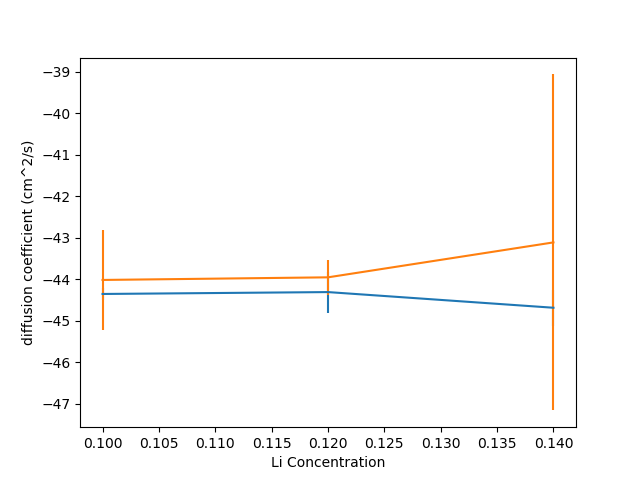

Here is the Python script that generated this plot:
# -*- coding: utf-8 -*-
"""
Created on Wed Sep 20 10:36:34 2017

@author: qstoyel
KMC code:
"""


import numpy as np
import matplotlib.pyplot as plt
import random
import time
import sys
import math
from itertools import combinations
import pickle
import itertools  # to hide all my for loop shenannigans inside of functions

"""Start Timer"""
start_timer = time.time()

"""Initiallizing useful variables"""
atom_types = ([["Li", "Vac"], [-1, 1]]
              )  # what values are assigned to which atoms in the matrix
kb_t = 0.025  # kb=~8.6*10^-5
prefactor = 10**(13)  # entropic factor from VderV paper
# in ev, constant, hop energy when the two sites on each side are occupied
dumbell_hop_energy = 1.48
# the hop probability associated with that energy
dumbell_hop_probability = prefactor * math.exp(-(dumbell_hop_energy) / kb_t)
lattice_constant = 2.8334 * 10**(-8)  # in cm
hop_histogram = np.zeros(6)

"""Building the Dictionary"""

"""Building the Dictionary"""

def get_excited_energy(lattice):
    """
    lattice values MUST BE FLOATS!
    lattice must be a 4x4x1,rotated so the hop is going from 1,1 to 2,1 endpoint, with the 2,2 nearset neighbour endpoint empty
    uses the local cluster expansion, returns the excited state energy
    """

    # -25.5985 #magic number, yay!, from difference between 10 and 16 site cluster expansions, in ev
    Li_offsite_unit_energy = -25.832
    # magic number, contribution of each of the "on site" Lithiums, in ev
    Li_unit_energy = -25.05

    if lattice[2][1][0] != atom_types[1][1]:
        sys.exit("Error: endpoint not empty!")
    if lattice[1][1][0] != atom_types[1][0]:
        sys.exit("Error: no ion to move!")
    if lattice[2][2][0] != atom_types[1][1]:
        sys.exit("Error: nearest neighbour not empty!")
    eci = [-89292.2076392, 12.0246248871, 0.5321464472, 0.6013549835, 0.6062609396, 0.5901284127, 0.5864268761,
           0.1392609219, 0.0912246106, 0.0125126163, 0.040332075]  # from LCE, energy contribution of each cluster
    # hard coded, depends on which clusters are chosen in the LCE,
    multiplicities = np.array([1, 10, 2, 2, 2, 2, 1, 1, 2, 2, 1])
    sites = np.array([lattice[2][2][0], lattice[0][0][0], lattice[1][0][0], lattice[2][0][0], lattice[0][1][0], lattice[1][2][0],
                      lattice[2][3][0], lattice[3][1][0], lattice[3][2][0], lattice[3][3][0]])  # defines the sites 0-9, as indicated in notebook
    number_of_sites = len(sites)
    number_of_clusters = len(eci)
    # the product bit of the cluster expansion, eci*expted occupancy
    product = np.zeros(number_of_clusters)
    # Li sites, not included in the cluster expansion
    li_sites_not_in_lce = list(
        [lattice[3][0][0], lattice[1][3][0], lattice[0][3][0], lattice[0][2][0]])
    # corrects for the 4 Li sites that are always full in the LCE, in ev.
    correction_for_sites_not_in_lce = (li_sites_not_in_lce.count(
        atom_types[1][1])) * (-Li_offsite_unit_energy)
    # clusters:
    # energy contribution from clusters, dot product with eci is done on the way:
    product[0] = eci[0]
    product[1] = eci[1] * sum(sites)
    product[2] = eci[2] * (sites[1] + sites[3])
    product[3] = eci[3] * (sites[4] + sites[7])
    product[4] = eci[4] * (sites[5] + sites[8])
    product[5] = eci[5] * (sites[6] + sites[9])
    product[6] = eci[6] * (sites[2])
    product[7] = eci[7] * (sites[6] * sites[9])
    product[8] = eci[8] * (sites[4] * sites[1] + sites[3] * sites[7])
    product[9] = eci[9] * (sites[4] * sites[5] *
                           sites[6] + sites[7] * sites[8] * sites[9])
    product[10] = eci[10] * (sites[1] * sites[2] * sites[3])
    excited_energy = sum(product) + correction_for_sites_not_in_lce
    return excited_energy  # returns total excited state energy, on order 90keV


def get_config_energy(input_lattice):
    """
    input_lattice values MUST BE FLOATS!
    input_lattice must be a 4x4x1, function takes input_lattice, uses the global cluster expansion to return the configurational energy of the state
    """
    lattice = np.array(
        input_lattice)  # because reinitializing, otherwise it still points to the big lattice
    # it had better be, otherwise the CE won't work,, hard coded from the cluster expansion.
    CE_lattice_size = (4, 4, 1)
    eci = [-2.333258, 0.001058, 0.045567, 0.002186, 0.000803, 0.000000, -0.000329, -0.000050, -0.000001, 0.000009, -0.000008, 0.000001, -0.000003,
           0.000000, 0.000000, -0.000000, 0.000000, 0.000000, 0.000027, 0.000001, 0.000004, 0.000001, 0.000002, 0.000003, 0.000001]  # eci, from maps
    multiplicities = np.array([1, 16, 48, 48, 48, 96, 32, 96, 32, 48, 192, 32, 192,
                               192, 96, 192, 96, 64, 48, 32, 192, 96, 48, 96, 96])  # multiplicities from maps
    # reference_energy=[-5590.22,-5564.88] #also from maps, ref.out
    # energy contribution from every Li atom in the lattice
    Li_unit_energy = -25.337714498
    # product is the the expectation values of the product of every site in a cluster
    product = np.zeros(len(eci))
    product[0] = 1.0  # by definition
    product[1] = np.average(lattice)  # also by definition
    k = 0
    # defines the product with all of the expectation values of the occupancies
    for i, j in itertools.product(range(CE_lattice_size[0]), range(CE_lattice_size[1])):
        # for k in range(CE_lattice_size[2]):#always zero, no need to loop
        # for speedup, by minimizing memory reads into lattice
        cluster_location = lattice[i][j][k]
        nearest_neighbour1 = lattice[(i + 1) % CE_lattice_size[0]][j][k]
        nearest_neighbour2 = lattice[i][(j + 1) % CE_lattice_size[1]][k]
        nearest_neighbour3 = lattice[(
            i + 1) % CE_lattice_size[0]][(j + 1) % CE_lattice_size[1]][k]
        neighbour1 = lattice[(i + 2) % CE_lattice_size[0]
                             ][(j + 1) % CE_lattice_size[1]][k]
        neighbour2 = lattice[(i + 1) % CE_lattice_size[0]
                             ][(j + 2) % CE_lattice_size[1]][k]
        # pairs
        product[2] = product[2] + (cluster_location * nearest_neighbour1 + cluster_location *
                                   nearest_neighbour2 + cluster_location * nearest_neighbour3) / multiplicities[2]
        product[3] = product[3] + (cluster_location * neighbour1 + cluster_location * neighbour2 + cluster_location *
                                   lattice[(i + 1) % CE_lattice_size[0]][(j + 3) % CE_lattice_size[1]][k]) / multiplicities[3]
        product[4] = product[4] + (cluster_location * lattice[(i + 2) % CE_lattice_size[0]][j][k] + cluster_location * lattice[i][(j + 2) %
                                                                                                                                  CE_lattice_size[1]][k] + cluster_location * lattice[(i + 2) % CE_lattice_size[0]][(j + 2) % CE_lattice_size[1]][k]) / multiplicities[4]
        product[5] = 0  # eci=0, atoms are too far away
        # triplets:
        product[6] = product[6] + (cluster_location * nearest_neighbour1 * nearest_neighbour3 +
                                   cluster_location * nearest_neighbour2 * nearest_neighbour3) / multiplicities[6]
        product[7] = product[7] + (cluster_location * nearest_neighbour1 * neighbour1 + cluster_location * nearest_neighbour3 * neighbour1 + cluster_location * nearest_neighbour3 * neighbour2 + cluster_location * nearest_neighbour2 * neighbour2 + cluster_location *
                                   nearest_neighbour2 * lattice[(i + 3) % CE_lattice_size[0]][(j + 1) % CE_lattice_size[1]][k] + cluster_location * lattice[(i + 3) % CE_lattice_size[0]][j][k] * lattice[(i + 3) % CE_lattice_size[0]][(j + 1) % CE_lattice_size[1]][k]) / multiplicities[7]
        # product[8]+(cluster_location*neighbour1*neighbour2+cluster_location*lattice[(i+3)%CE_lattice_size[0]][(j+1)%CE_lattice_size[1]][k]*neighbour2)/multiplicities[8]
        product[8] = 0
        product[9] = product[9] + (cluster_location * nearest_neighbour1 * lattice[(i + 2) % CE_lattice_size[0]][j][k] + cluster_location * nearest_neighbour2 * lattice[i][(
            j + 2) % CE_lattice_size[1]][k] + cluster_location * nearest_neighbour3 * lattice[(i + 2) % CE_lattice_size[0]][(j + 2) % CE_lattice_size[1]][k]) / multiplicities[9]
        # quartics
        product[18] = product[18] + (cluster_location * nearest_neighbour1 * nearest_neighbour3 * neighbour1 + cluster_location * nearest_neighbour3 * nearest_neighbour2 * neighbour2 +
                                     cluster_location * nearest_neighbour2 * lattice[(i + 3) % CE_lattice_size[0]][j][k] * lattice[(i + 3) % CE_lattice_size[0]][(j + 1) % CE_lattice_size[1]][k]) / multiplicities[18]
    energy_no_li = -89038.093349139890911  # the groundstate energy, in ev
    # contribution from having n li, ev
    energy_from_li = np.count_nonzero(
        lattice == atom_types[1][0]) * Li_unit_energy
    # tiny, energy per cite (order meVs), contribution from configuration, in ev
    energy_from_CE = np.dot(multiplicities * product, eci)
    # print "CE energy: " +str(energy_from_CE)
    lattice_energy = energy_no_li + energy_from_li + energy_from_CE
    return lattice_energy  # total energy of 4x4 lattice (order keV) ~=90kev


def lattice_convert(lattice):
    """function that takes a lattice and converts it into a 16 digit int """

    lattice = np.reshape(lattice, 16).astype(int).astype(str)
    s = "".join(lattice)
    return int(s)


def dictionary_builder():  # creates a dictionary that contains the hop probailities for all of the lattice combinations, must be rerun for each temperature
    master_dictionary = {}
    dict_lattice = np.array([[1.],  [1.],  [1.],  [1.], [
                            1.],  [-1.],  [1.],  [1.], [1.],  [1.],  [1.],  [1.], [1.],  [1.],  [1.],  [1.]]) + 2
    dict_values = [1, 3]
    for a0 in dict_values:  # ignore some sites (start (5), end(9) and NN(10))
        dict_lattice[0] = a0
        for a1 in dict_values:
            dict_lattice[1] = a1
            for a2 in dict_values:
                dict_lattice[2] = a2
                for a3 in dict_values:
                    dict_lattice[3] = a3
                    for a4 in dict_values:
                        dict_lattice[4] = a4
                        for a7 in dict_values:
                            dict_lattice[7] = a7
                            for a8 in dict_values:
                                dict_lattice[8] = a8
                                for a6 in dict_values:  # there is a rogue transpose in here somewhere, which screwed up the numbering
                                    dict_lattice[6] = a6
                                    for a11 in dict_values:
                                        dict_lattice[11] = a11
                                        for a12 in dict_values:
                                            dict_lattice[12] = a12
                                            for a13 in dict_values:
                                                dict_lattice[13] = a13
                                                for a14 in dict_values:
                                                    dict_lattice[14] = a14
                                                    for a15 in dict_values:
                                                        dict_lattice[15] = a15
                                                        dictionary_key = lattice_convert(
                                                            dict_lattice)  # the tag for each structure
                                                        working_lattice = (np.reshape(
                                                            dict_lattice, (4, 4, 1))) - 2
                                                        master_dictionary[dictionary_key] = get_hop_probability(
                                                            working_lattice, prefactor, kb_t)  # write the probailities to the dicitonary
    pickle.dump(master_dictionary, open("master_dictionary.p", "wb+"),
                pickle.HIGHEST_PROTOCOL)  # saves dictionary to pickle


def get_hop_probability(local_lattice, prefactor, kb_t):
    """
    given an input lattice with a hoping ion on from the 1,1 site, to the 1,2 site,
    this function returns the probability of the hop
        """
    use_dictionary_mode = True  # toggles dicitonary option
    if use_dictionary_mode == False:
        drift_potential = 0  # in V, to apply an external field
        # dot products the potential
        drift_directions = np.array(
            [1, 0.5, -0.5, -1, -0.5, 0.5]) * drift_potential
        # calculates excited and groundstate energies to get barrier
        hop_energy = get_excited_energy(
            local_lattice) - get_config_energy(local_lattice)
        probability = prefactor * \
            math.exp(-(hop_energy) / kb_t)  # the stat mech bit
        # dictionary_builder() #build the master_dictionary and save to file
    else:
        # deals with negatives/0 in lattice, make it a list of 1 and 3's instead of 1's and -1's
        local_lattice = local_lattice + 2
        # collapse the lattice into the dictionary key
        lattice_key = lattice_convert(local_lattice)
        # get the probability from the dictionary
        probability = master_dictionary[lattice_key]
    return probability


"""To make a KMC step"""


def kmc_evolve(mc_lattice, hop_probability_matrix, startpoint, endpoint, use_initialize_mode):
    """function that updates the hop_probability_matrix after a hop has occured, updating only the effected probabilities, startpoint,endpoint are passed as lists: [i,j,k], if use_initialize_mode is True, it does it for the full lattice"""

    if use_initialize_mode == True:
        hop_probability_matrix = np.tile(
            np.zeros(6), (mc_lattice_size[0], mc_lattice_size[1], mc_lattice_size[2], 1))
        max_i = mc_lattice_size[0]
        max_j = mc_lattice_size[1]
        max_k = mc_lattice_size[2]
        min_i = 0
        min_j = 0
        min_k = 0
    elif use_initialize_mode == False:
        # which atoms are affected by a hop, 2,3's defined by the local lattice size
        max_i = max([startpoint[0], endpoint[0]]) + 3
        max_j = max([startpoint[1], endpoint[1]]) + 3
        min_i = min([startpoint[0], endpoint[0]]) - 2
        min_j = min([startpoint[1], endpoint[1]]) - 2
        max_k = 1
        min_k = 0  # 2d case

    for i, j, k in itertools.product(range(min_i, max_i), range(min_j, max_j), range(min_k, max_k)):

        i = i % mc_lattice_size[0]  # periodic boundary conditions
        j = j % mc_lattice_size[1]

        hop_start_point = float(mc_lattice[i][j][k])
        # list of probabilities for atom to go to each endpoint, reset for each atom
        hop_probability_by_site = np.zeros(6)

        # is there an ion on the site at the start of the cycle?
        if int(hop_start_point) == int(atom_types[1][0]):
            endpoint_mc_lattice_indices = np.array([[i + 1, j], [i, j + 1], [i - 1, j + 1], [i - 1, j], [
                                                   i, j - 1], [i + 1, j - 1]])  # indices in the mc_lattice where this atom can hop
            endpoint_occupancy = np.array([mc_lattice[endpoint_mc_lattice_indices[0][0] % mc_lattice_size[0]][endpoint_mc_lattice_indices[0][1] % mc_lattice_size[1]][0], mc_lattice[endpoint_mc_lattice_indices[1][0] % mc_lattice_size[0]][endpoint_mc_lattice_indices[1][1] % mc_lattice_size[1]][0],
                                           mc_lattice[endpoint_mc_lattice_indices[2][0] % mc_lattice_size[0]][endpoint_mc_lattice_indices[2][1] % mc_lattice_size[1]][0], mc_lattice[endpoint_mc_lattice_indices[3][0] % mc_lattice_size[0]
                                                                                                                                                                                     ][endpoint_mc_lattice_indices[3][1] % mc_lattice_size[1]][0], mc_lattice[endpoint_mc_lattice_indices[4][0] % mc_lattice_size[0]][endpoint_mc_lattice_indices[4][1] % mc_lattice_size[1]][0],
                                           mc_lattice[endpoint_mc_lattice_indices[5][0] % mc_lattice_size[0]][endpoint_mc_lattice_indices[5][1] % mc_lattice_size[1]][0]])
            # loop to define local lattice, based on endpoint and nearest neighhbour occupancy (direction indepenance), creates hop_probability_by_site a vector with probability/per site of hops
            for (endpoint_index, endpoint) in list(enumerate(endpoint_mc_lattice_indices)):
                # some endpoints have 2 valid paths, they will have increased probabilities
                probability_multiplier = 1
                hop_end_point = float(
                    mc_lattice[endpoint[0] % mc_lattice_size[0]][endpoint[1] % mc_lattice_size[1]][0])
                # is this endpoint clear? if not probability of a hop to it is zero
                if int(hop_end_point) == int(atom_types[1][0]):
                    hop_probability_by_site[endpoint_index] = 0
                    # vaccancy_count=vaccancy_count-1
                # local lattice is the 4x4x1 lattice that the cluster expansions know, the if statements are to make it direction independent, hop goes from 1,1 to 2,1 endpoint
                elif int(hop_end_point) == int(atom_types[1][1]):
                    # if both adjacent sites are empty, probability of going here is doubled
                    if endpoint_occupancy[endpoint_index - 1] == atom_types[1][1] and endpoint_occupancy[(endpoint_index + 1) % len(endpoint_occupancy)] == atom_types[1][1]:
                        probability_multiplier = 2
                    # if both sites adjacent to the hop are occupied, our atom follows a straight line path (dumbell) with a fixed probability
                    if endpoint_occupancy[endpoint_index - 1] == atom_types[1][0] and endpoint_occupancy[(endpoint_index + 1) % len(endpoint_occupancy)] == atom_types[1][0]:
                        hop_probability_by_site[endpoint_index] = dumbell_hop_probability
                        # dumbell_path_count+=1
                    else:
                        if endpoint_index == 0:
                            if endpoint_occupancy[5] == atom_types[1][1]:
                                local_lattice = np.array([[[mc_lattice[i - 1][(j + 1) % mc_lattice_size[1]][k]], [mc_lattice[i][(j + 1) % mc_lattice_size[1]][k]], [mc_lattice[(i + 1) % mc_lattice_size[0]][(j + 1) % mc_lattice_size[1]][k]], [mc_lattice[(i + 2) % mc_lattice_size[0]][(j + 1) % mc_lattice_size[0]][k]]], [[mc_lattice[i - 1][j][k]], [hop_start_point], [hop_end_point], [mc_lattice[(
                                    i + 2) % mc_lattice_size[0]][j][k]]], [[mc_lattice[i - 1][j - 1][k]], [mc_lattice[i][j - 1][k]], [mc_lattice[(i + 1) % mc_lattice_size[0]][j - 1][k]], [mc_lattice[(i + 2) % mc_lattice_size[0]][j - 1][k]]], [[mc_lattice[i - 1][j - 2][k]], [mc_lattice[i][j - 2][k]], [mc_lattice[(i + 1) % mc_lattice_size[0]][j - 2][k]], [mc_lattice[(i + 2) % mc_lattice_size[0]][j - 2][k]]]])  # good
                            elif endpoint_occupancy[1] == atom_types[1][1]:
                                local_lattice = np.array([[[mc_lattice[i][j - 1][k]], [mc_lattice[(i + 1) % mc_lattice_size[0]][j - 1][k]], [mc_lattice[(i + 2) % mc_lattice_size[0]][j - 1][k]], [mc_lattice[(i + 3) % mc_lattice_size[0]][j - 1][k]]], [[mc_lattice[i - 1][j][k]], [hop_start_point], [hop_end_point], [mc_lattice[(i + 2) % mc_lattice_size[0]][j][k]]], [[mc_lattice[i - 2][(j + 1) % mc_lattice_size[1]][k]], [
                                                         mc_lattice[i - 1][(j + 1) % mc_lattice_size[1]][k]], [mc_lattice[i][(j + 1) % mc_lattice_size[1]][k]], [mc_lattice[(i + 1) % mc_lattice_size[0]][(j + 1) % mc_lattice_size[1]][k]]], [[mc_lattice[i - 3][(j + 2) % mc_lattice_size[1]][k]], [mc_lattice[i - 2][(j + 2) % mc_lattice_size[1]][k]], [mc_lattice[i - 1][(j + 2) % mc_lattice_size[1]][k]], [mc_lattice[i][(j + 2) % mc_lattice_size[1]][k]]]])  # good
                        elif endpoint_index == 1:
                            if endpoint_occupancy[2] == atom_types[1][1]:
                                local_lattice = np.array([[[mc_lattice[(i + 1) % mc_lattice_size[0]][j - 1][k]], [mc_lattice[(i + 1) % mc_lattice_size[0]][j][k]], [mc_lattice[(i + 1) % mc_lattice_size[0]][(j + 1) % mc_lattice_size[1]][k]], [mc_lattice[(i + 1) % mc_lattice_size[0]][(j + 2) % mc_lattice_size[1]][k]]], [[mc_lattice[i][j - 1][k]], [hop_start_point], [hop_end_point], [mc_lattice[i][(
                                    j + 2) % mc_lattice_size[1]][k]]], [[mc_lattice[i - 1][j - 1][k]], [mc_lattice[i - 1][j][k]], [mc_lattice[i - 1][(j + 1) % mc_lattice_size[1]][k]], [mc_lattice[i - 1][(j + 2) % mc_lattice_size[1]][k]]], [[mc_lattice[i - 2][j - 1][k]], [mc_lattice[i - 2][j][k]], [mc_lattice[i - 2][(j + 1) % mc_lattice_size[1]][k]], [mc_lattice[i - 2][(j + 2) % mc_lattice_size[1]][k]]]])  # good
                            elif endpoint_occupancy[0] == atom_types[1][1]:
                                local_lattice = np.array([[[mc_lattice[i - 1][j][k]], [mc_lattice[i - 1][(j + 1) % mc_lattice_size[1]][k]], [mc_lattice[i - 1][(j + 2) % mc_lattice_size[1]][k]], [mc_lattice[i - 1][(j + 3) % mc_lattice_size[1]][k]]], [[mc_lattice[i][j - 1][k]], [hop_start_point], [hop_end_point], [mc_lattice[i][(j + 2) % mc_lattice_size[1]][k]]], [[mc_lattice[(i + 1) % mc_lattice_size[0]][j - 2][k]], [mc_lattice[(
                                    i + 1) % mc_lattice_size[0]][j - 1][k]], [mc_lattice[(i + 1) % mc_lattice_size[0]][j][k]], [mc_lattice[(i + 1) % mc_lattice_size[0]][(j + 1) % mc_lattice_size[1]][k]]], [[mc_lattice[(i + 2) % mc_lattice_size[0]][j - 3][k]], [mc_lattice[(i + 2) % mc_lattice_size[0]][j - 2][k]], [mc_lattice[(i + 2) % mc_lattice_size[0]][j - 1][k]], [mc_lattice[(i + 2) % mc_lattice_size[0]][j][k]]]])  # good
                        elif endpoint_index == 2:
                            if endpoint_occupancy[1] == atom_types[1][1]:
                                local_lattice = np.array([[[mc_lattice[i][j - 1][k]], [mc_lattice[i - 1][j][k]], [mc_lattice[i - 2][(j + 1) % mc_lattice_size[1]][k]], [mc_lattice[i - 3][(j + 2) % mc_lattice_size[1]][k]]], [[mc_lattice[(i + 1) % mc_lattice_size[0]][j - 1][k]], [hop_start_point], [hop_end_point], [mc_lattice[i - 2][(j + 2) % mc_lattice_size[1]][k]]], [[mc_lattice[(i + 2) % mc_lattice_size[0]][j - 1][k]], [mc_lattice[(
                                    i + 1) % mc_lattice_size[0]][j][k]], [mc_lattice[i][(j + 1) % mc_lattice_size[1]][k]], [mc_lattice[i - 1][(j + 2) % mc_lattice_size[1]][k]]], [[mc_lattice[(i + 2) % mc_lattice_size[0]][j][k]], [mc_lattice[(i + 1) % mc_lattice_size[0]][(j + 1) % mc_lattice_size[1]][k]], [mc_lattice[i][(j + 2) % mc_lattice_size[1]][k]], [mc_lattice[(i + 2) % mc_lattice_size[0]][(j + 2) % mc_lattice_size[1]][k]]]])  # good
                            elif endpoint_occupancy[3] == atom_types[1][1]:
                                local_lattice = np.array([[[mc_lattice[(i + 1) % mc_lattice_size[0]][j][k]], [mc_lattice[i][(j + 1) % mc_lattice_size[1]][k]], [mc_lattice[i - 1][(j + 2) % mc_lattice_size[1]][k]], [mc_lattice[i - 2][(j + 3) % mc_lattice_size[1]][k]]], [[mc_lattice[(i + 1) % mc_lattice_size[0]][j - 1][k]], [hop_start_point], [hop_end_point], [mc_lattice[i - 2][(
                                    j + 2) % mc_lattice_size[1]][k]]], [[mc_lattice[(i + 1) % mc_lattice_size[0]][j - 2][k]], [mc_lattice[i][j - 1][k]], [mc_lattice[i - 1][j][k]], [mc_lattice[i - 2][(j + 1) % mc_lattice_size[1]][k]]], [[mc_lattice[(i + 1) % mc_lattice_size[0]][j - 3][k]], [mc_lattice[i][j - 2][k]], [mc_lattice[i - 1][j - 1][k]], [mc_lattice[i - 2][j][k]]]])  # good
                        elif endpoint_index == 3:
                            if endpoint_occupancy[2] == atom_types[1][1]:
                                local_lattice = np.array([[[mc_lattice[(i + 1) % mc_lattice_size[0]][j - 1][k]], [mc_lattice[i][j - 1][k]], [mc_lattice[i - 1][j - 1][k]], [mc_lattice[i - 2][j - 1][k]]], [[mc_lattice[(i + 1) % mc_lattice_size[0]][j][k]], [hop_start_point], [hop_end_point], [mc_lattice[i - 2][j][k]]], [[mc_lattice[(i + 1) % mc_lattice_size[0]][(j + 1) % mc_lattice_size[1]][k]], [mc_lattice[i][(
                                    j + 1) % mc_lattice_size[1]][k]], [mc_lattice[i - 1][(j + 1) % mc_lattice_size[1]][k]], [mc_lattice[i - 2][(j + 1) % mc_lattice_size[1]][k]]], [[mc_lattice[(i + 1) % mc_lattice_size[0]][(j + 2) % mc_lattice_size[1]][k]], [mc_lattice[i][(j + 2) % mc_lattice_size[1]][k]], [mc_lattice[i - 1][(j + 2) % mc_lattice_size[1]][k]], [mc_lattice[i - 2][(j + 2) % mc_lattice_size[1]][k]]]])  # good
                            elif endpoint_occupancy[4] == atom_types[1][1]:
                                local_lattice = np.array([[[mc_lattice[i][(j + 1) % mc_lattice_size[1]][k]], [mc_lattice[i - 1][(j + 1) % mc_lattice_size[1]][k]], [mc_lattice[i - 2][(j + 1) % mc_lattice_size[1]][k]], [mc_lattice[i - 3][(j + 1) % mc_lattice_size[1]][k]]], [[mc_lattice[(i + 1) % mc_lattice_size[0]][j][k]], [hop_start_point], [hop_end_point], [mc_lattice[i - 2][j][k]]], [
                                                         [mc_lattice[(i + 2) % mc_lattice_size[0]][j - 1][k]], [mc_lattice[(i + 1) % mc_lattice_size[0]][j - 1][k]], [mc_lattice[i][j - 1][k]], [mc_lattice[i - 1][j - 1][k]]], [[mc_lattice[(i + 3) % mc_lattice_size[0]][j - 2][k]], [mc_lattice[(i + 2) % mc_lattice_size[0]][j - 2][k]], [mc_lattice[(i + 1) % mc_lattice_size[0]][j - 2][k]], [mc_lattice[i][j - 2][k]]]])  # good
                        elif endpoint_index == 4:
                            if endpoint_occupancy[3] == atom_types[1][1]:
                                local_lattice = np.array([[[mc_lattice[(i + 1) % mc_lattice_size[0]][j][k]], [mc_lattice[(i + 1) % mc_lattice_size[0]][j - 1][k]], [mc_lattice[(i + 1) % mc_lattice_size[0]][j - 2][k]], [mc_lattice[(i + 1) % mc_lattice_size[0]][j - 3][k]]], [[mc_lattice[i][(j + 1) % mc_lattice_size[1]][k]], [hop_start_point], [hop_end_point], [mc_lattice[i][j - 2][k]]], [
                                                         [mc_lattice[i - 1][(j + 2) % mc_lattice_size[1]][k]], [mc_lattice[i - 1][(j + 1) % mc_lattice_size[0]][k]], [mc_lattice[i - 1][j][k]], [mc_lattice[i - 1][j - 1][k]]], [[mc_lattice[i - 2][(j + 3) % mc_lattice_size[1]][k]], [mc_lattice[i - 2][(j + 2) % mc_lattice_size[1]][k]], [mc_lattice[i - 2][(j + 1) % mc_lattice_size[1]][k]], [mc_lattice[i - 2][j][k]]]])  # good
                            elif endpoint_occupancy[5] == atom_types[1][1]:
                                local_lattice = np.array([[[mc_lattice[i - 1][(j + 1) % mc_lattice_size[1]][k]], [mc_lattice[i - 1][j][k]], [mc_lattice[i - 1][j - 1][k]], [mc_lattice[i - 2][j - 2][k]]], [[mc_lattice[i][(j + 1) % mc_lattice_size[1]][k]], [hop_start_point], [hop_end_point], [mc_lattice[i][j - 2][k]]], [[mc_lattice[(i + 1) % mc_lattice_size[0]][(j + 1) % mc_lattice_size[1]][k]], [mc_lattice[(
                                    i + 1) % mc_lattice_size[0]][j][k]], [mc_lattice[(i + 1) % mc_lattice_size[0]][j - 1][k]], [mc_lattice[(i + 1) % mc_lattice_size[0]][j - 2][k]]], [[mc_lattice[(i + 2) % mc_lattice_size[0]][(j + 1) % mc_lattice_size[1]][k]], [mc_lattice[(i + 2) % mc_lattice_size[0]][j][k]], [mc_lattice[(i + 2) % mc_lattice_size[0]][j - 1][k]], [mc_lattice[(i + 2) % mc_lattice_size[0]][j - 2][k]]]])  # good
                        elif endpoint_index == 5:
                            if endpoint_occupancy[4] == atom_types[1][1]:
                                local_lattice = np.array([[[mc_lattice[i][(j + 1) % mc_lattice_size[1]][k]], [mc_lattice[(i + 1) % mc_lattice_size[0]][j][k]], [mc_lattice[(i + 2) % mc_lattice_size[0]][j - 1][k]], [mc_lattice[(i + 3) % mc_lattice_size[0]][j - 2][k]]], [[mc_lattice[i - 1][(j + 1) % mc_lattice_size[1]][k]], [hop_start_point], [hop_end_point], [mc_lattice[(
                                    i + 2) % mc_lattice_size[0]][j - 2][k]]], [[mc_lattice[i - 2][(j + 1) % mc_lattice_size[1]][k]], [mc_lattice[i - 1][j][k]], [mc_lattice[i][j - 1][k]], [mc_lattice[(i + 1) % mc_lattice_size[0]][j - 2][k]]], [[mc_lattice[i - 3][(j + 1) % mc_lattice_size[1]][k]], [mc_lattice[i - 2][j][k]], [mc_lattice[i - 1][j - 1][k]], [mc_lattice[i][j - 2][k]]]])  # good
                            elif endpoint_occupancy[0] == atom_types[1][1]:
                                local_lattice = np.array([[[mc_lattice[i - 1][j][k]], [mc_lattice[i][j - 1][k]], [mc_lattice[(i + 1) % mc_lattice_size[0]][j - 2][k]], [mc_lattice[(i + 2) % mc_lattice_size[0]][j - 3][k]]], [[mc_lattice[i - 1][(j + 1) % mc_lattice_size[1]][k]], [hop_start_point], [hop_end_point], [mc_lattice[(i + 2) % mc_lattice_size[0]][j - 2][k]]], [[mc_lattice[i - 1][(j + 2) % mc_lattice_size[1]][k]], [
                                                         mc_lattice[i][(j + 1) % mc_lattice_size[1]][k]], [mc_lattice[(i + 1) % mc_lattice_size[0]][j][k]], [mc_lattice[(i + 2) % mc_lattice_size[0]][j - 1][k]]], [[mc_lattice[i - 1][(j + 3) % mc_lattice_size[1]][k]], [mc_lattice[i][(j + 2) % mc_lattice_size[1]][k]], [mc_lattice[(i + 1) % mc_lattice_size[0]][(j + 1) % mc_lattice_size[1]][k]], [mc_lattice[(i + 2) % mc_lattice_size[0]][j][k]]]])  # good

                        hop_probability_by_site[endpoint_index] = probability_multiplier * get_hop_probability(np.transpose(
                            local_lattice, (1, 0, 2)), prefactor, kb_t)  # gets the themal probability of the hop in question

                        # tetrahedral_path_count+=1*probability_multiplier
                endpoint_index = endpoint_index + 1
            hop_probability_matrix[i][j][k] = hop_probability_by_site[:]

        # if there is no atom to move,hop probabilities are zero
        elif int(hop_start_point) == int(atom_types[1][1]):
            hop_probability_matrix[i][j][k] = np.zeros(6)
    return hop_probability_matrix


def kmc_step(mc_lattice, input_distance_lattice, input_hop_probability_matrix, use_presimulation_mode):
    """main monte carlo loop step
    runs KMC evolve as many times as there are atoms, records all hops in distance_lattice, and updates the distance_lattice as it goes. if use_presimulation_mode is true, the distances and times will not be updated
    """
    distance_lattice = np.array(
        input_distance_lattice)  # the distance_lattice from the previous run, lattice filled with the starting indices of each atom located in the position they are now
    # the hop probability lattice associated with this position
    hop_probability_matrix = np.array(input_hop_probability_matrix)
    time_step_per_hop = 0  # how long for individual hop
    time_step_per_kmcstep = 0  # how long for this step
    k = 0  # 2d case

    # do as many steps as there are ions
    for hop in range(int(mc_lattice_size[0] * mc_lattice_size[1] * mc_lattice_size[2] * Li_concentration)):
        # gamma as defined in VDVen paper,
        gamma = np.sum(hop_probability_matrix)
        # a list of probabilities, 6 for each atom one for each possible endpoint.  Monotonically increasing (cumsum)from 0-1 (normalized by the gamma)
        normalized_hop_probabilities = np.cumsum(
            hop_probability_matrix) / gamma
        rho = np.random.uniform(0, 1)  # the random number
        hop_master_index = np.searchsorted(
            normalized_hop_probabilities, rho)  # get master index of hop
        # get which endpoint the ion hopped to (number between 0-5)
        endpoint_index = hop_master_index % 6
        # mc_lattice indices of hop start point
        hopping_ion_i = (hop_master_index // 6) // mc_lattice_size[0]
        hopping_ion_j = (hop_master_index // 6) % mc_lattice_size[0]
        hop_endpoints = np.array([[hopping_ion_i + 1, hopping_ion_j], [hopping_ion_i, hopping_ion_j + 1], [hopping_ion_i - 1, hopping_ion_j + 1], [hopping_ion_i - 1,
                                                                                                                                                   hopping_ion_j], [hopping_ion_i, hopping_ion_j - 1], [hopping_ion_i + 1, hopping_ion_j - 1]])  # all of the possible endpoint indices for the hop
        hop_endpoint_i = hop_endpoints[endpoint_index][0]
        hop_endpoint_j = hop_endpoints[endpoint_index][1]
        # moving vaccancy to initial ion location on the mc_lattice
        mc_lattice[hopping_ion_i][hopping_ion_j][k] = atom_types[1][1]
        mc_lattice[hop_endpoint_i % mc_lattice_size[0]][hop_endpoint_j % mc_lattice_size[1]
                                                        ][0] = atom_types[1][0]  # moving ion to appropriate endpoint mc_lattice
        if use_presimulation_mode == False:
            # moving the ion's coordinates (eg [2,3,0]) to the appropriate site,
            distance_lattice[hop_endpoint_i % mc_lattice_size[0]][hop_endpoint_j %
                                                                  mc_lattice_size[1]][k] = distance_lattice[hopping_ion_i][hopping_ion_j][k]
            distance_lattice[hop_endpoint_i % mc_lattice_size[0]][hop_endpoint_j % mc_lattice_size[1]][k][2] = distance_lattice[hop_endpoint_i % mc_lattice_size[0]][hop_endpoint_j % mc_lattice_size[1]][k][2] + 100 * (
                hop_endpoint_i // mc_lattice_size[0]) + hop_endpoint_j // mc_lattice_size[1]  # adds index to distance lattice for periodic boundary condition purposes, 3rd value is 100 times a loop in i, +single times loops in j
            # clears the coordiates from the old site ->sticks in a vaccancy
            distance_lattice[hopping_ion_i][hopping_ion_j][k] = [-1, 0, 0]
            # time of the hop, as defined in VdV paper
            time_step_per_hop = (-1. / gamma) * np.log(np.random.uniform(0, 1))
            time_step_per_kmcstep = time_step_per_kmcstep + \
                time_step_per_hop  # total time of the step
        hop_probability_matrix = kmc_evolve(mc_lattice, hop_probability_matrix, [hopping_ion_i, hopping_ion_j, 0], [
                                            hop_endpoint_i, hop_endpoint_j, 0], use_initialize_mode)  # update the probability lattice after the hop
        # hop_histogram[endpoint_index]+=1        return (mc_lattice,hop_probability_matrix)
    if use_presimulation_mode == False:
        return (mc_lattice, distance_lattice, time_step_per_kmcstep, hop_probability_matrix)
    elif use_presimulation_mode == True:
        return(mc_lattice, hop_probability_matrix)


def colorsquare(s, filename):  # to plot the lattices as you go, and save as png's
    """Figure animation stuff"""
    plt.ion()
    plt.imshow(s, cmap='gray', interpolation='none')
    plt.show()
    plt.savefig(filename)
    plt.pause(1)
    return


"""To get the diffusion coeffficient once simulation is done"""


def get_distance(input_lattice, mc_lattice_size, lattice_constant):
    """function that takes thefull input/distance_lattice of coordinates at the end of the monte carlo and returns an array with values of how far all of the ions have travelled
    """
    distances_travelled_matrix = np.zeros([mc_lattice_size[0], mc_lattice_size[1], mc_lattice_size[2]]
                                          )  # array the same size as the mc_lattice, to be filled with the starting coordinates of each atom, in the location it currently occupies
    # list of the net distances travelled, loses starting point info
    distances_travelled_list = []
    # sum of deltat i and delta j coordinates of all atoms
    d_j_distance_ij = np.array([0., 0.])
    for i, j, k in itertools.product(range(mc_lattice_size[0]), range(mc_lattice_size[1]), range(mc_lattice_size[2])):
        atom_starting_point_indices = input_lattice[i][j][k]
        # is there an atom in the site?  for vaccancies the starting point index will be [-1,0,0]
        if atom_starting_point_indices[0] >= 0:
            # adding to deal with atoms that have looped around the periodic boundaries
            i_index = i + \
                mc_lattice_size[0] * \
                round(float(atom_starting_point_indices[2]) / 100)
            j_index = j + mc_lattice_size[1] * (atom_starting_point_indices[2] - round(
                float(atom_starting_point_indices[2]) / 100) * 100)
            distances_travelled_matrix[i][j][k] = np.sqrt(np.abs((atom_starting_point_indices[0] - i_index)**2 + (atom_starting_point_indices[1] - j_index)**2 + (
                atom_starting_point_indices[0] - i_index) * (atom_starting_point_indices[1] - j_index)))  # hexagonal distance between atom start point and where it is now, matrix form
            # distance travelled per atom, in list form, no order to it though
            distances_travelled_list = np.append(
                distances_travelled_list, distances_travelled_matrix[i][j][k])
            d_j_distance_ij += [(atom_starting_point_indices[0] - i_index),
                                (atom_starting_point_indices[1] - j_index)]
    d_j_distance = np.sqrt(np.abs(d_j_distance_ij[0]**2 + (d_j_distance_ij[1]) **
                                  2 + d_j_distance_ij[0] * d_j_distance_ij[1]))  # vector sum of all distances
    return distances_travelled_matrix * lattice_constant, distances_travelled_list * lattice_constant, d_j_distance * lattice_constant


def get_diffusion_coefficient(distance_lattice, mc_lattice_size, time_diffusing, lattice_constant, Li_concentration):
    """function that takes input distance_lattice and time fromm KMC cycle and returns the diffusion Coefficient"""
    number_of_atoms = mc_lattice_size[0] * \
        mc_lattice_size[1] * mc_lattice_size[2] * Li_concentration
    if number_of_atoms == 0:
        sys.exit("concentration is zero, no atoms to move!")
    distances_travelled_matrix, distances_travelled_list, d_j_distance = get_distance(
        distance_lattice, mc_lattice_size, lattice_constant)

    # need to divide time by number of atoms, 2*2 is for the fact that this thing is 2D, diffusion_star because that is what it is in the paper D*
    diffusion_star = 1 / (2 * 2 * time_diffusing / number_of_atoms) * \
        np.average(np.square(distances_travelled_list))
    diffusion_j = 1 / (2 * 2 * time_diffusing / number_of_atoms) * \
        (d_j_distance**2) / number_of_atoms
    return diffusion_star, distances_travelled_list, diffusion_j


# play_lattice=np.transpose(np.array([[[-1,-1,-1,1],[-1,1,-1,1],[1,-1,1,1],[1,1,-1,-1]]])*-1.)
# play_lattice=np.transpose(np.array([[[1.,1.,1.,1.],[1.,-1.,1.,1.],[1.,1.,1.,1.],[1.,1.,1.,1.]]])*1)
#x= get_config_energy(play_lattice)
#y= get_excited_energy(play_lattice)
# print x
# print y
# print y-x


# loads the dictionary
master_dictionary = pickle.load(open("master_dictionary.p", "rb"))


diffusion_coefficient_vs_concentration = []
diffusion_coefficient_j_vs_concentration = []
# for averaging_iterations in [1]:#range(1, 20,2):
averaging_iterations = 100  # loop over this
mc_lattice_size = [0, 0, 0]
dimensions = [50]  # loop over this
simulation_iterations = 2000  # how many steps
presimulation_iterations = 1000  # how many pre simulation steps

concentrations = np.array(range(50,150,2))/500. # looping over these too
average_path_counts = []

output_file = open('LiCoO2_kmc.out', 'w')  # the results file
output_file.write('Size:' + str(mc_lattice_size) + '\n kbT:' + str(kb_t) + '\n Simulation parameters: \n Presimulation cycles: ' +
                  str(presimulation_iterations) + '\n Simulation Cycles: ' + str(simulation_iterations) + '\n')
output_file.write("\n RESULTS \n")

# range(5,65,8): #to check size dependence of parameters
for dimension in dimensions:
    # initializing lattice sizes, other size dependent parameters
    mc_lattice_size[0] = dimension
    mc_lattice_size[1] = dimension
    mc_lattice_size[2] = 1
    hop_probability_matrix = np.tile(
        np.zeros(6), (mc_lattice_size[0], mc_lattice_size[1], mc_lattice_size[2], 1))
    n_sites = mc_lattice_size[0] * mc_lattice_size[1] * mc_lattice_size[2]

    for Li_concentration in concentrations:
        print ("concentration is: " + str(Li_concentration))
        averageing_iteration = 0
        # where the diffusion_coefficients that will be averaged go, one list per concentration with as many values as averaging cycles
        diffusion_coefficient_averaging = []
        diffusion_coefficient_j_averaging = []  # same thing but for other coefficient

        while averageing_iteration <= averaging_iterations:
            print "concentration, averaging step is: " + str(Li_concentration) + ", " + str(averageing_iteration)
            distance_lattice = np.tile(
                [-1, 0, 0], (mc_lattice_size[0], mc_lattice_size[1], mc_lattice_size[2], 1))
            averaging_step = 0
            simulation = 0
            total_time = 0
            """populate the lattice with the right concentration"""
            mc_lattice = np.zeros(
                [mc_lattice_size[0], mc_lattice_size[1], mc_lattice_size[2]])  # creates the mc_lattice
            # puts vacancies all over the lattice
            mc_lattice = mc_lattice + np.float32(atom_types[1][1])
            Li_atoms = 0
            while Li_atoms <= Li_concentration * n_sites - 1:
                i = np.random.randint(0, mc_lattice_size[0])
                j = np.random.randint(0, mc_lattice_size[1])
                k = np.random.randint(0, mc_lattice_size[2])
                if mc_lattice[i][j][k] == atom_types[1][1]:
                    mc_lattice[i][j][k] = np.float32(atom_types[1][0])
                    Li_atoms += 1
            use_initialize_mode = True
            # initialize_hop_probability_matrix(mc_lattice) #initializing the hop probabilities
            hop_probability_matrix = kmc_evolve(
                mc_lattice, hop_probability_matrix, 0, 0, use_initialize_mode)
            use_initialize_mode = False
            use_presimulation_mode = True
            # initializes the mc_lattice for the simulation to avoid starting artifacts
            while averaging_step < presimulation_iterations:
                (mc_lattice, hop_probability_matrix) = kmc_step(
                    mc_lattice, distance_lattice, hop_probability_matrix, use_presimulation_mode)
                if averaging_step % 50 == 0:
                    print "presimulation step:" + str(averaging_step)
                # colorsquare(np.transpose(mc_lattice)[0],"lattice_pictures/"+str(averaging_step)+".png") #to see the lattice
                averaging_step += 1
            use_presimulation_mode = False

            # need to initialize the distance_lattice after presimulation
            for i, j, k in itertools.product(range(mc_lattice_size[0]), range(mc_lattice_size[1]), range(mc_lattice_size[2])):
                if mc_lattice[i][j][k] == atom_types[1][0]:
                    # put in a starting coordinate tag for every ion
                    distance_lattice[i][j][k] = list([i, j, k])
                else:
                    # puts a void location at every vaccancy
                    distance_lattice[i][j][k] = [-1, 0, 0]
            # r_squared_vs_time=[]
            # x_axis_times=[]

            """THE KMC LOOP"""
            while simulation < simulation_iterations:  # how many kmc steps to take
                # colorsquare(np.transpose(mc_lattice)[0],"lattice_pictures/"+str(simulation+10)+".png")

                (mc_lattice, distance_lattice, time_step, hop_probability_matrix) = kmc_step(
                    mc_lattice, distance_lattice, hop_probability_matrix, use_presimulation_mode)  # perform 1 KMC step
                if simulation % 50 == 0:  # show how far we've gone in the simulation
                    print "simulation step: " + str(simulation)
                #colorsquare(np.transpose(mc_lattice)[0], "lattice_pictures/" + str(simulation + 10) + ".png")
                total_time = total_time + time_step  # the total time taken
                # diffusion_cycle,distances_travelled_list,diffusion_j=get_diffusion_coefficient(distance_lattice,mc_lattice_size,total_time,lattice_constant,Li_concentration) #getting the diffusion Coefficient, and the distances travelled by each atom
                # r_squared_vs_time=np.append(r_squared_vs_time,np.average(distances_travelled_list))
                # x_axis_times=np.append(x_axis_times,total_time)
                simulation += 1
            print "total time is: " + str(total_time)
            (diffusion_coefficient_cycle, tmp, diffusion_j_cycle) = get_diffusion_coefficient(distance_lattice, mc_lattice_size,
                                                                                              total_time, lattice_constant, Li_concentration)  # diffusion_coefficient_cycle is obtained for every averaging step
            diffusion_coefficient_averaging = np.append(
                diffusion_coefficient_averaging, diffusion_coefficient_cycle)
            diffusion_coefficient_j_averaging = np.append(
                diffusion_coefficient_j_averaging, diffusion_j_cycle)
            # plt.figure()
            # averaging_value=25
            #average_distances=np.mean(r_squared_vs_time.reshape(-1, averaging_value), axis=1)
            #distances_errors=np.std(r_squared_vs_time.reshape(-1, averaging_value), axis=1)
            # plt.errorbar(x_axis_times[::averaging_value],average_distances,distances_errors)
            # plt.plot(range(simulation_iterations)[::averaging_value],average_distances)
            # plt.show()
            # plt.pause(10000)
            averageing_iteration += 1
        output_file.write("Li concentration: " + str(Li_concentration) +
                          ". Diffusion_coefficients at this concentration: " + str(diffusion_coefficient_averaging) + "\n")
        output_file.write("Li concentration: " + str(Li_concentration) +
                          ". Diffusion_coefficient J at this concentration: " + str(diffusion_coefficient_j_averaging) + "\n")
        final_diffusion_coefficient = [np.average(
            diffusion_coefficient_averaging), np.std(diffusion_coefficient_averaging)]
        final_diffusion_coefficient_j = [np.average(
            diffusion_coefficient_j_averaging), np.std(diffusion_coefficient_j_averaging)]

        diffusion_coefficient_vs_concentration = np.append(diffusion_coefficient_vs_concentration, [
                                                           final_diffusion_coefficient[0], Li_concentration, final_diffusion_coefficient[1]])  # need to put in masterloop variable here
        diffusion_coefficient_j_vs_concentration = np.append(diffusion_coefficient_j_vs_concentration, [
                                                             final_diffusion_coefficient_j[0], Li_concentration, final_diffusion_coefficient_j[1]])  # need to put in masterloop variable here


"""Stop timer"""
stop_timer = time.time()

output_file.write('Averaged Diffusion star Coefficients:' + str(diffusion_coefficient_vs_concentration[::3]) + '\n Variables: ' + str(
    diffusion_coefficient_vs_concentration[1::3]) + '\n Errors on D_star: ' + str(diffusion_coefficient_vs_concentration[2::3]))
output_file.write('Averaged Diffusion J Coefficients:' + str(diffusion_coefficient_j_vs_concentration[::3]) + '\n Variables: ' + str(
    diffusion_coefficient_j_vs_concentration[1::3]) + '\n Errors on D_star: ' + str(diffusion_coefficient_j_vs_concentration[2::3]))
output_file.write("\n\n Total Time: " + str(stop_timer - start_timer))

output_file.write("\n\n\n END\n")
output_file.close()


print "diffusion_coefficient_vs_concentration is: " + str(diffusion_coefficient_vs_concentration)
print "diffusion_coefficient_j_vs_concentration is: " + str(diffusion_coefficient_j_vs_concentration)


plt.figure()
# plt.plot(concentrations,average_path_counts[::3])
# plt.plot(concentrations,average_path_counts[1::3])
# plt.plot(concentrations,average_path_counts[2::3])
# plt.plot(range(0,averaging_iterations+1),diffusion_coefficient)
plt.errorbar(diffusion_coefficient_vs_concentration[1::3], np.log(
    diffusion_coefficient_vs_concentration[::3]), diffusion_coefficient_vs_concentration[2::3] / diffusion_coefficient_vs_concentration[::3])
plt.errorbar(diffusion_coefficient_j_vs_concentration[1::3], np.log(
    diffusion_coefficient_j_vs_concentration[::3]), diffusion_coefficient_j_vs_concentration[2::3] / diffusion_coefficient_vs_concentration[::3])
plt.xlabel("Li Concentration")
plt.ylabel("diffusion coefficient (cm^2/s)")
plt.savefig("LiCoO2_kmc.png")

#


"""
def initialize_hop_probability_matrix(mc_lattice):
    function that creates the hop_probability_matrix for the entire lattice
    hop_probability_matrix=np.tile(np.zeros(6),(size[0],size[1],size[2],1))

    for i,j,k in itertools.product(range(size[0]),range(size[1]),range(size[2])):#looping over elements in the array to calculate all of the probabilities. write them into hop_probability_matrix
        hop_start_point=float(mc_lattice[i][j][k])
        hop_probability_by_site=np.zeros(6)
        if int(hop_start_point)==int(atom_types[1][0]):#is there an ion on the site at the start of the cycle?
            endpoints=np.array([[i+1,j],[i,j+1],[i-1,j+1],[i-1,j],[i,j-1],[i+1,j-1]]) #endpoint that the ion can hop to
            endpoint_occupancy=np.array([mc_lattice[endpoints[0][0]%size[0]][endpoints[0][1]%size[1]][0],mc_lattice[endpoints[1][0]%size[0]][endpoints[1][1]%size[1]][0],mc_lattice[endpoints[2][0]%size[0]][endpoints[2][1]%size[1]][0],mc_lattice[endpoints[3][0]%size[0]][endpoints[3][1]%size[1]][0],mc_lattice[endpoints[4][0]%size[0]][endpoints[4][1]%size[1]][0],mc_lattice[endpoints[5][0]%size[0]][endpoints[5][1]%size[1]][0]])
            #dumbell_path_count=0
            #tetrahedral_path_count=0
            #vaccancy_count=len(endpoints)
            for (endpoint_index, endpoint) in list(enumerate(endpoints)): #this loop defines local lattice, based on endpoint (direction independent), creates hop_probability_by_site a vector for each site with the probability of the ion jumping to each endpoint
                probability_multiplier=1#there are two paths to some of the endpoints...
                hop_end_point=float(mc_lattice[endpoint[0]%size[0]][endpoint[1]%size[1]][0])

                if int(hop_end_point)==int(atom_types[1][0]):#is this endpoint clear? if not probability of a hop is zero
                    hop_probability_by_site[endpoint_index]=0
                    #vaccancy_count=vaccancy_count-1
                elif hop_end_point==atom_types[1][1]: #local lattice is the 4x4x1 lattice that the cluster expansions know, the if statements are to make it direction independent, hop goes from 1,1 to 2,1 endpoint
                    if endpoint_occupancy[endpoint_index-1]==atom_types[1][1] and endpoint_occupancy[(endpoint_index+1)%len(endpoint_occupancy)]==atom_types[1][1]:#if both adjacent sites are empty, probability of going here is doubled
                        probability_multiplier=2
                    if endpoint_occupancy[endpoint_index-1]==atom_types[1][0] and endpoint_occupancy[(endpoint_index+1)%len(endpoint_occupancy)]==atom_types[1][0]:  #if both sites adjacent to the hop are occupied, our atom follows a straight line path (dumbell) with a fixed probability
                        hop_probability_by_site[endpoint_index]=dumbell_hop_probability
                        #dumbell_path_count+=1
                    else:
                        if endpoint_index==0:
                            if endpoint_occupancy[5]==atom_types[1][1]:
                                local_lattice=np.array([[[mc_lattice[i-1][(j+1)%size[1]][k]],[mc_lattice[i][(j+1)%size[1]][k]],[mc_lattice[(i+1)%size[0]][(j+1)%size[1]][k]],[mc_lattice[(i+2)%size[0]][(j+1)%size[0]][k]]],[[mc_lattice[i-1][j][k]],[hop_start_point],[hop_end_point],[mc_lattice[(i+2)%size[0]][j][k]]],[[mc_lattice[i-1][j-1][k]],[mc_lattice[i][j-1][k]],[mc_lattice[(i+1)%size[0]][j-1][k]],[mc_lattice[(i+2)%size[0]][j-1][k]]],[[mc_lattice[i-1][j-2][k]],[mc_lattice[i][j-2][k]],[mc_lattice[(i+1)%size[0]][j-2][k]],[mc_lattice[(i+2)%size[0]][j-2][k]]]]) #good
                            elif endpoint_occupancy[1]==atom_types[1][1]:
                                local_lattice=np.array([[[mc_lattice[i][j-1][k]],[mc_lattice[(i+1)%size[0]][j-1][k]],[mc_lattice[(i+2)%size[0]][j-1][k]],[mc_lattice[(i+3)%size[0]][j-1][k]]],[[mc_lattice[i-1][j][k]],[hop_start_point],[hop_end_point],[mc_lattice[(i+2)%size[0]][j][k]]],[[mc_lattice[i-2][(j+1)%size[1]][k]],[mc_lattice[i-1][(j+1)%size[1]][k]],[mc_lattice[i][(j+1)%size[1]][k]],[mc_lattice[(i+1)%size[0]][(j+1)%size[1]][k]]],[[mc_lattice[i-3][(j+2)%size[1]][k]],[mc_lattice[i-2][(j+2)%size[1]][k]],[mc_lattice[i-1][(j+2)%size[1]][k]],[mc_lattice[i][(j+2)%size[1]][k]]]]) #good
                        elif endpoint_index==1:
                            if endpoint_occupancy[2]==atom_types[1][1]:
                                local_lattice=np.array([[[mc_lattice[(i+1)%size[0]][j-1][k]],[mc_lattice[(i+1)%size[0]][j][k]],[mc_lattice[(i+1)%size[0]][(j+1)%size[1]][k]],[mc_lattice[(i+1)%size[0]][(j+2)%size[1]][k]]],[[mc_lattice[i][j-1][k]],[hop_start_point],[hop_end_point],[mc_lattice[i][(j+2)%size[1]][k]]],[[mc_lattice[i-1][j-1][k]],[mc_lattice[i-1][j][k]],[mc_lattice[i-1][(j+1)%size[1]][k]],[mc_lattice[i-1][(j+2)%size[1]][k]]],[[mc_lattice[i-2][j-1][k]],[mc_lattice[i-2][j][k]],[mc_lattice[i-2][(j+1)%size[1]][k]],[mc_lattice[i-2][(j+2)%size[1]][k]]]]) #good
                            elif endpoint_occupancy[0]==atom_types[1][1]:
                                local_lattice=np.array([[[mc_lattice[i-1][j][k]],[mc_lattice[i-1][(j+1)%size[1]][k]],[mc_lattice[i-1][(j+2)%size[1]][k]],[mc_lattice[i-1][(j+3)%size[1]][k]]],[[mc_lattice[i][j-1][k]],[hop_start_point],[hop_end_point],[mc_lattice[i][(j+2)%size[1]][k]]],[[mc_lattice[(i+1)%size[0]][j-2][k]],[mc_lattice[(i+1)%size[0]][j-1][k]],[mc_lattice[(i+1)%size[0]][j][k]],[mc_lattice[(i+1)%size[0]][(j+1)%size[1]][k]]],[[mc_lattice[(i+2)%size[0]][j-3][k]],[mc_lattice[(i+2)%size[0]][j-2][k]],[mc_lattice[(i+2)%size[0]][j-1][k]],[mc_lattice[(i+2)%size[0]][j][k]]]]) #good
                        elif endpoint_index==2:
                            if endpoint_occupancy[1]==atom_types[1][1]:
                                local_lattice=np.array([[[mc_lattice[i][j-1][k]],[mc_lattice[i-1][j][k]],[mc_lattice[i-2][(j+1)%size[1]][k]],[mc_lattice[i-3][(j+2)%size[1]][k]]],[[mc_lattice[(i+1)%size[0]][j-1][k]],[hop_start_point],[hop_end_point],[mc_lattice[i-2][(j+2)%size[1]][k]]],[[mc_lattice[(i+2)%size[0]][j-1][k]],[mc_lattice[(i+1)%size[0]][j][k]],[mc_lattice[i][(j+1)%size[1]][k]],[mc_lattice[i-1][(j+2)%size[1]][k]]],[[mc_lattice[(i+2)%size[0]][j][k]],[mc_lattice[(i+1)%size[0]][(j+1)%size[1]][k]],[mc_lattice[i][(j+2)%size[1]][k]],[mc_lattice[(i+2)%size[0]][(j+2)%size[1]][k]]]])#good
                            elif endpoint_occupancy[3]==atom_types[1][1]:
                                local_lattice=np.array([[[mc_lattice[(i+1)%size[0]][j][k]],[mc_lattice[i][(j+1)%size[1]][k]],[mc_lattice[i-1][(j+2)%size[1]][k]],[mc_lattice[i-2][(j+3)%size[1]][k]]],[[mc_lattice[(i+1)%size[0]][j-1][k]],[hop_start_point],[hop_end_point],[mc_lattice[i-2][(j+2)%size[1]][k]]],[[mc_lattice[(i+1)%size[0]][j-2][k]],[mc_lattice[i][j-1][k]],[mc_lattice[i-1][j][k]],[mc_lattice[i-2][(j+1)%size[1]][k]]],[[mc_lattice[(i+1)%size[0]][j-3][k]],[mc_lattice[i][j-2][k]],[mc_lattice[i-1][j-1][k]],[mc_lattice[i-2][j][k]]]]) #good
                        elif endpoint_index==3:
                            if endpoint_occupancy[2]==atom_types[1][1]:
                                local_lattice=np.array([[[mc_lattice[(i+1)%size[0]][j-1][k]],[mc_lattice[i][j-1][k]],[mc_lattice[i-1][j-1][k]],[mc_lattice[i-2][j-1][k]]],[[mc_lattice[(i+1)%size[0]][j][k]],[hop_start_point],[hop_end_point],[mc_lattice[i-2][j][k]]],[[mc_lattice[(i+1)%size[0]][(j+1)%size[1]][k]],[mc_lattice[i][(j+1)%size[1]][k]],[mc_lattice[i-1][(j+1)%size[1]][k]],[mc_lattice[i-2][(j+1)%size[1]][k]]],[[mc_lattice[(i+1)%size[0]][(j+2)%size[1]][k]],[mc_lattice[i][(j+2)%size[1]][k]],[mc_lattice[i-1][(j+2)%size[1]][k]],[mc_lattice[i-2][(j+2)%size[1]][k]]]]) #good
                            elif endpoint_occupancy[4]==atom_types[1][1]:
                                local_lattice=np.array([[[mc_lattice[i][(j+1)%size[1]][k]],[mc_lattice[i-1][(j+1)%size[1]][k]],[mc_lattice[i-2][(j+1)%size[1]][k]],[mc_lattice[i-3][(j+1)%size[1]][k]]],[[mc_lattice[(i+1)%size[0]][j][k]],[hop_start_point],[hop_end_point],[mc_lattice[i-2][j][k]]],[[mc_lattice[(i+2)%size[0]][j-1][k]],[mc_lattice[(i+1)%size[0]][j-1][k]],[mc_lattice[i][j-1][k]],[mc_lattice[i-1][j-1][k]]],[[mc_lattice[(i+3)%size[0]][j-2][k]],[mc_lattice[(i+2)%size[0]][j-2][k]],[mc_lattice[(i+1)%size[0]][j-2][k]],[mc_lattice[i][j-2][k]]]]) #good
                        elif endpoint_index==4:
                            if endpoint_occupancy[3]==atom_types[1][1]:
                                local_lattice=np.array([[[mc_lattice[(i+1)%size[0]][j][k]],[mc_lattice[(i+1)%size[0]][j-1][k]],[mc_lattice[(i+1)%size[0]][j-2][k]],[mc_lattice[(i+1)%size[0]][j-3][k]]],[[mc_lattice[i][(j+1)%size[1]][k]],[hop_start_point],[hop_end_point],[mc_lattice[i][j-2][k]]],[[mc_lattice[i-1][(j+2)%size[1]][k]],[mc_lattice[i-1][(j+1)%size[0]][k]],[mc_lattice[i-1][j][k]],[mc_lattice[i-1][j-1][k]]],[[mc_lattice[i-2][(j+3)%size[1]][k]],[mc_lattice[i-2][(j+2)%size[1]][k]],[mc_lattice[i-2][(j+1)%size[1]][k]],[mc_lattice[i-2][j][k]]]])#good
                            elif endpoint_occupancy[5]==atom_types[1][1]:
                                local_lattice=np.array([[[mc_lattice[i-1][(j+1)%size[1]][k]],[mc_lattice[i-1][j][k]],[mc_lattice[i-1][j-1][k]],[mc_lattice[i-2][j-2][k]]],[[mc_lattice[i][(j+1)%size[1]][k]],[hop_start_point],[hop_end_point],[mc_lattice[i][j-2][k]]],[[mc_lattice[(i+1)%size[0]][(j+1)%size[1]][k]],[mc_lattice[(i+1)%size[0]][j][k]],[mc_lattice[(i+1)%size[0]][j-1][k]],[mc_lattice[(i+1)%size[0]][j-2][k]]],[[mc_lattice[(i+2)%size[0]][(j+1)%size[1]][k]],[mc_lattice[(i+2)%size[0]][j][k]],[mc_lattice[(i+2)%size[0]][j-1][k]],[mc_lattice[(i+2)%size[0]][j-2][k]]]])#good
                        elif endpoint_index==5:
                            if endpoint_occupancy[4]==atom_types[1][1]:
                                local_lattice=np.array([[[mc_lattice[i][(j+1)%size[1]][k]],[mc_lattice[(i+1)%size[0]][j][k]],[mc_lattice[(i+2)%size[0]][j-1][k]],[mc_lattice[(i+3)%size[0]][j-2][k]]],[[mc_lattice[i-1][(j+1)%size[1]][k]],[hop_start_point],[hop_end_point],[mc_lattice[(i+2)%size[0]][j-2][k]]],[[mc_lattice[i-2][(j+1)%size[1]][k]],[mc_lattice[i-1][j][k]],[mc_lattice[i][j-1][k]],[mc_lattice[(i+1)%size[0]][j-2][k]]],[[mc_lattice[i-3][(j+1)%size[1]][k]],[mc_lattice[i-2][j][k]],[mc_lattice[i-1][j-1][k]],[mc_lattice[i][j-2][k]]]]) #good
                            elif endpoint_occupancy[0]==atom_types[1][1]:
                                local_lattice=np.array([[[mc_lattice[i-1][j][k]],[mc_lattice[i][j-1][k]],[mc_lattice[(i+1)%size[0]][j-2][k]],[mc_lattice[(i+2)%size[0]][j-3][k]]],[[mc_lattice[i-1][(j+1)%size[1]][k]],[hop_start_point],[hop_end_point],[mc_lattice[(i+2)%size[0]][j-2][k]]],[[mc_lattice[i-1][(j+2)%size[1]][k]],[mc_lattice[i][(j+1)%size[1]][k]],[mc_lattice[(i+1)%size[0]][j][k]],[mc_lattice[(i+2)%size[0]][j-1][k]]],[[mc_lattice[i-1][(j+3)%size[1]][k]],[mc_lattice[i][(j+2)%size[1]][k]],[mc_lattice[(i+1)%size[0]][(j+1)%size[1]][k]],[mc_lattice[(i+2)%size[0]][j][k]]]])#good

                        hop_probability_by_site[endpoint_index]=probability_multiplier*get_hop_probability(np.transpose(local_lattice,(1,0,2)),prefactor,kb_t)#gets the themal probability of the hop in question
                        #tetrahedral_path_count+=1*probability_multiplier

                endpoint_index=endpoint_index+1
            #path_counter=np.append(path_counter,(dumbell_path_count,tetrahedral_path_count,vaccancy_count))
            hop_probability_matrix[i][j][k]=hop_probability_by_site[:]

    return hop_probability_matrix
    """
